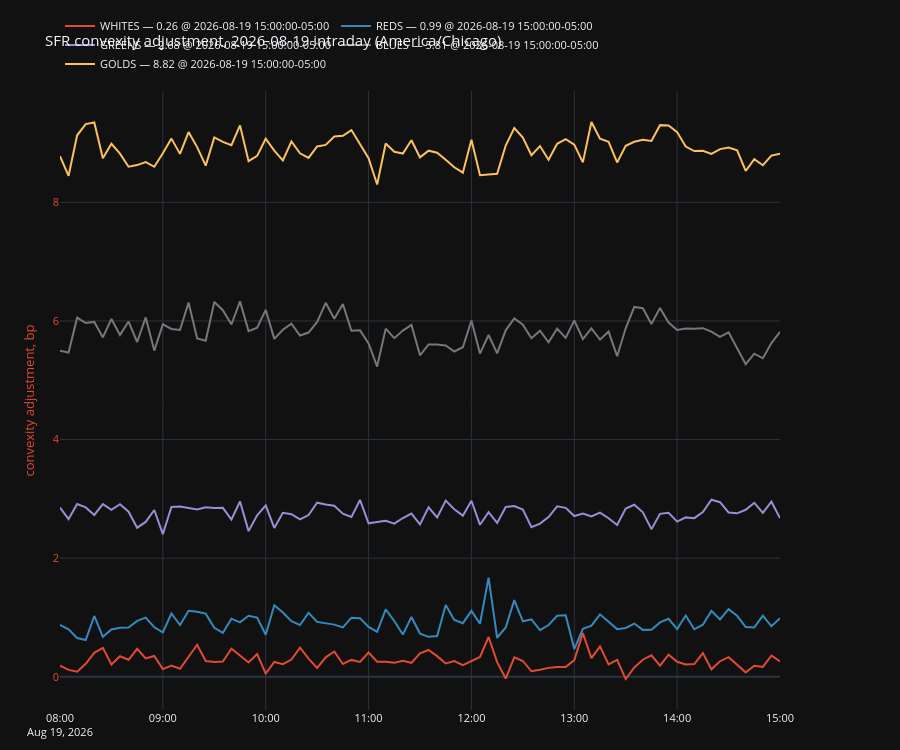
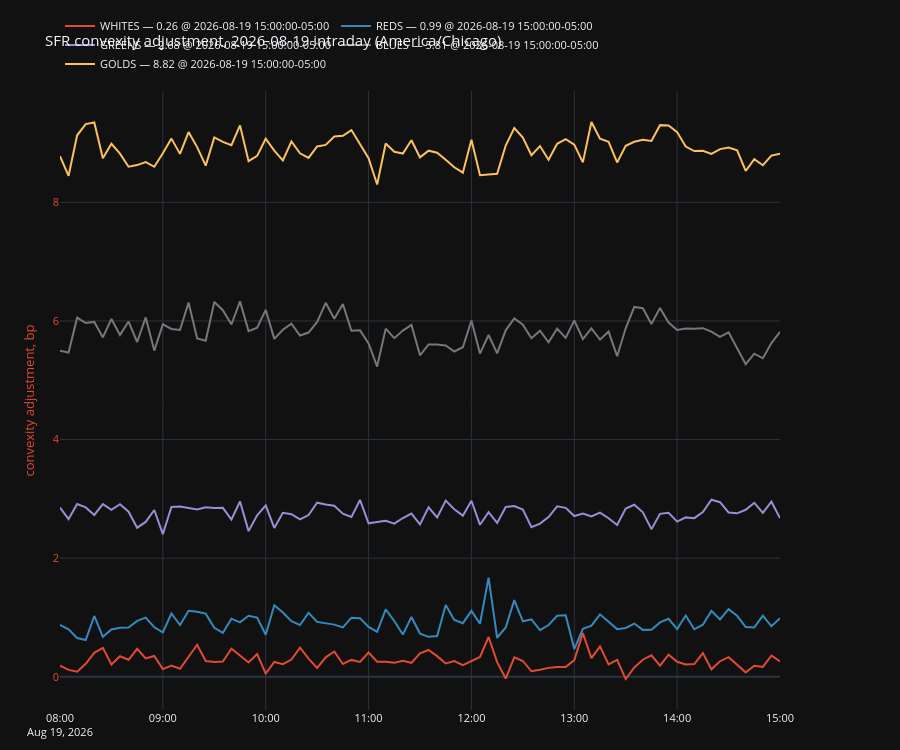

The notebook cell these images were saved under, in order:
### Code cell
plot, fig, ax, ax2, legend = make_secondary_axis_plot(
    engine="plotly", ylabel_left="convexity adjustment, bp",
    title=f"SFR convexity adjustment, {SESSION} intraday ({CI.TAPE_TZ_NAME})")
for c in W.columns:
    plot(W[c].dropna(), which="left", label=c)
legend(show_date=True)
fig.show()
